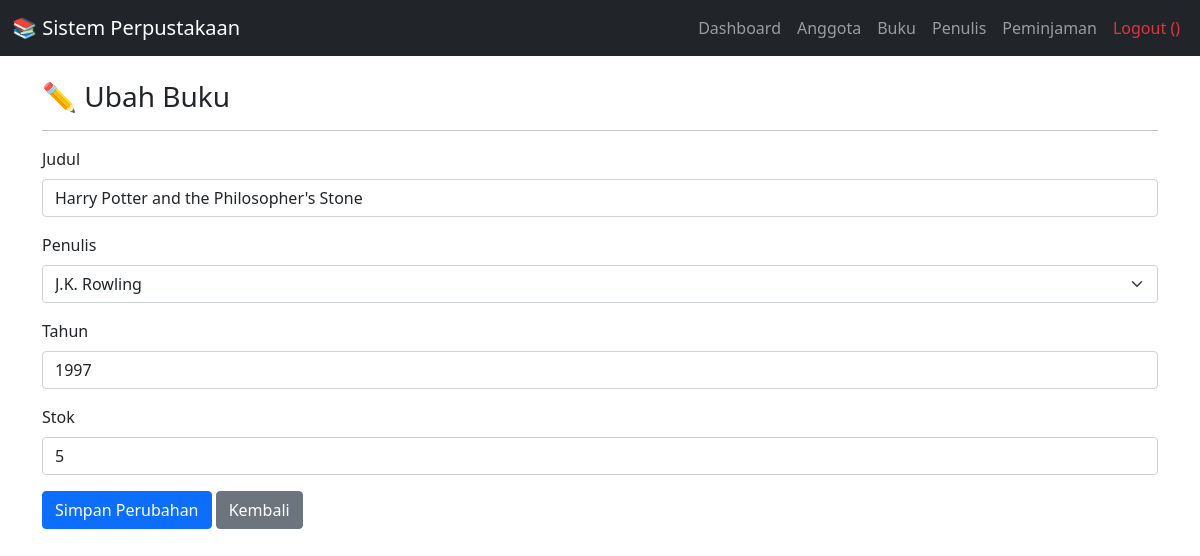
/view/buku/edit.php?id=1 (signed in), run on the app's committed database.
### tables this page shows
CREATE TABLE buku (
    id_buku INT AUTO_INCREMENT PRIMARY KEY,
    judul VARCHAR(200) NOT NULL,
    id_penulis INT NOT NULL,
    tahun INT,
    stok INT DEFAULT 0,
    created_at TIMESTAMP DEFAULT CURRENT_TIMESTAMP,
    updated_at TIMESTAMP DEFAULT CURRENT_TIMESTAMP ON UPDATE CURRENT_TIMESTAMP,
    FOREIGN KEY (id_penulis) REFERENCES penulis(id_penulis) ON DELETE CASCADE,
    INDEX idx_penulis (id_penulis)
);

CREATE TABLE penulis (
    id_penulis INT AUTO_INCREMENT PRIMARY KEY,
    nama VARCHAR(100) NOT NULL,
    email VARCHAR(100) UNIQUE,
    negara VARCHAR(50),
    created_at TIMESTAMP DEFAULT CURRENT_TIMESTAMP,
    updated_at TIMESTAMP DEFAULT CURRENT_TIMESTAMP ON UPDATE CURRENT_TIMESTAMP
);

### controller/buku.php (called while the page is built, shortened)
<?php
class ControllerBuku {
    private $conn;
    public function __construct($conn) {
        $this->conn = $conn;
    }
    public function getBukuById($id) {
        $query = "SELECT * FROM buku WHERE id_buku = ?";
        $stmt = $this->conn->prepare($query);
        $stmt->bind_param("i", $id);
        $stmt->execute();
        return $stmt->get_result()->fetch_assoc();
    }
}
?>

### controller/penulis.php (called while the page is built, shortened)
<?php
class ControllerPenulis {
    private $conn;
    public function __construct($conn) {
        $this->conn = $conn;
    }
    public function getPenulis() {
        $sql = "SELECT * FROM penulis ORDER BY nama ASC";
        $res = $this->conn->query($sql);
        return $res ? $res->fetch_all(MYSQLI_ASSOC) : [];
    }
}
?>

### view/buku/edit.php (the view, shortened to what this page needs)
<?php
require_once __DIR__ . '/../../database/koneksi.php';
require_once __DIR__ . '/../../controller/buku.php';
require_once __DIR__ . '/../../controller/penulis.php';
require_once __DIR__ . '/../../layout/header.php';
require_once __DIR__ . '/../../layout/navigasi.php';
$controllerBuku = new ControllerBuku($conn);
$controllerPenulis = new ControllerPenulis($conn);
$id = (int)$_GET['id'];
$data = $controllerBuku->getBukuById($id);
$penulisList = $controllerPenulis->getPenulis();
?>
<div class="container py-4">
    <h3>✏️ Ubah Buku</h3>
    <hr>
    <form method="POST">
        <div class="mb-3">
            <label class="form-label">Judul</label>
            <input class="form-control" name="judul" required value="<?= htmlspecialchars($data['judul']); ?>">
        </div>
        <div class="mb-3">
            <label class="form-label">Penulis</label>
            <select name="id_penulis" class="form-select" required>
                <?php foreach($penulisList as $p): ?>
                <option value="<?= $p['id_penulis']; ?>" <?= ($p['id_penulis']==($data['id_penulis'] ?? 0))? 'selected': ''; ?>><?= htmlspecialchars($p['nama']); ?></option>
                <?php endforeach; ?>
            </select>
        </div>
        <div class="mb-3">
            <label class="form-label">Tahun</label>
            <input class="form-control" name="tahun" type="number" value="<?= htmlspecialchars($data['tahun'] ?? ''); ?>">
        </div>
        <div class="mb-3">
            <label class="form-label">Stok</label>
            <input class="form-control" name="stok" type="number" value="<?= htmlspecialchars($data['stok'] ?? 0); ?>">
        </div>
        <button class="btn btn-primary" name="submit" type="submit">Simpan Perubahan</button>
        <a class="btn btn-secondary" href="index.php">Kembali</a>
    </form>
</div>
<?php require_once __DIR__ . '/../../layout/footer.php'; ?>

### data on the page
buku: judul "Harry Potter and the Philosopher's Stone", id_penulis "J.K. Rowling", tahun "1997", stok "5"
